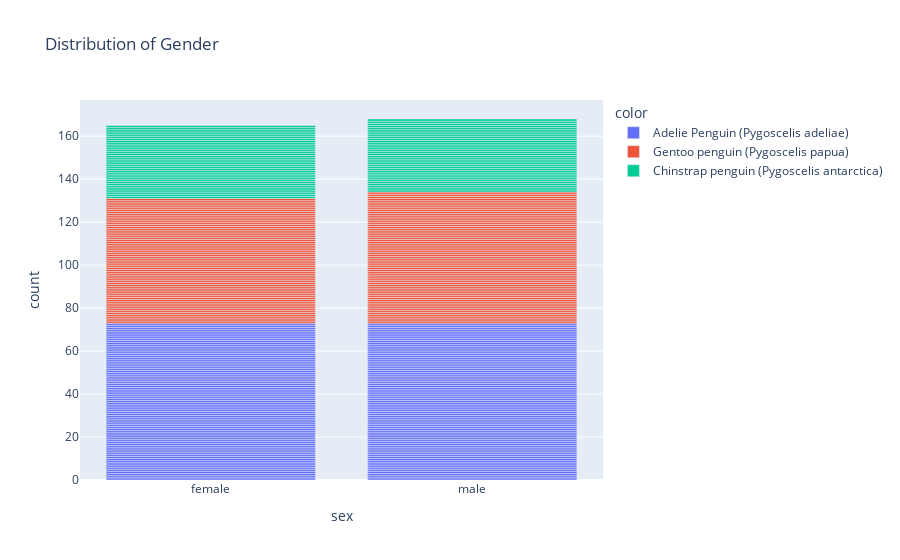

Notebook source saved alongside this figure:
### Code cell
gender_dis = px.bar(pdf['sex'],title='Distribution of Gender',color=pdf['species'])
gender_dis.update_xaxes(title='sex')
gender_dis.show()
sex_check = [{'female':0},{'male':0}]
for i in range(len(pdf['sex'])):
    if (pdf['sex'][i]) == 'female':
        sex_check[0]['female'] += 1
    else:
        sex_check[1]['male'] += 1
sex_check.append({'disparity': (abs(int(sex_check[1]['male']) - int(sex_check[0]['female'])))})
sex_check

### Figure 1 — Plotly figure (JSON) as saved in the notebook; plotly's stock layout.template omitted (floating-point values rounded to 4 significant figures; data arrays with more than 128 entries replaced by an {"elided": "..."} marker saying what was removed)
{"data": [{"alignmentgroup": "True", "hovertemplate": "color=Adelie Penguin (Pygoscelis adeliae)<br>value=%{x}<br>count=%{y}<extra></extra>", "legendgroup": "Adelie Penguin (Pygoscelis adeliae)", "marker": {"color": "#636efa", "pattern": {"shape": ""}}, "name": "Adelie Penguin (Pygoscelis adeliae)", "offsetgroup": "Adelie Penguin (Pygoscelis adeliae)", "orientation": "v", "showlegend": true, "textposition": "auto", "type": "bar", "x": {"elided": "146 str values"}, "xaxis": "x", "y": {"elided": "146 int values"}, "yaxis": "y"}, {"alignmentgroup": "True", "hovertemplate": "color=Gentoo penguin (Pygoscelis papua)<br>value=%{x}<br>count=%{y}<extra></extra>", "legendgroup": "Gentoo penguin (Pygoscelis papua)", "marker": {"color": "#EF553B", "pattern": {"shape": ""}}, "name": "Gentoo penguin (Pygoscelis papua)", "offsetgroup": "Gentoo penguin (Pygoscelis papua)", "orientation": "v", "showlegend": true, "textposition": "auto", "type": "bar", "x": ["female", "female", "female", "female", "female", "female", "female", "female", "female", "female", "female", "female", "female", "female", "female", "female", "female", "female", "female", "female", "female", "female", "female", "female", "female", "female", "female", "female", "female", "female", "female", "female", "female", "female", "female", "female", "female", "female", "female", "female", "female", "female", "female", "female", "female", "female", "female", "female", "female", "female", "female", "female", "female", "female", "female", "female", "female", "female", "male", "male", "male", "male", "male", "male", "male", "male", "male", "male", "male", "male", "male", "male", "male", "male", "male", "male", "male", "male", "male", "male", "male", "male", "male", "male", "male", "male", "male", "male", "male", "male", "male", "male", "male", "male", "male", "male", "male", "male", "male", "male", "male", "male", "male", "male", "male", "male", "male", "male", "male", "male", "male", "male", "male", "male", "male", "male", "male", "male", "male"], "xaxis": "x", "y": [1, 1, 1, 1, 1, 1, 1, 1, 1, 1, 1, 1, 1, 1, 1, 1, 1, 1, 1, 1, 1, 1, 1, 1, 1, 1, 1, 1, 1, 1, 1, 1, 1, 1, 1, 1, 1, 1, 1, 1, 1, 1, 1, 1, 1, 1, 1, 1, 1, 1, 1, 1, 1, 1, 1, 1, 1, 1, 1, 1, 1, 1, 1, 1, 1, 1, 1, 1, 1, 1, 1, 1, 1, 1, 1, 1, 1, 1, 1, 1, 1, 1, 1, 1, 1, 1, 1, 1, 1, 1, 1, 1, 1, 1, 1, 1, 1, 1, 1, 1, 1, 1, 1, 1, 1, 1, 1, 1, 1, 1, 1, 1, 1, 1, 1, 1, 1, 1, 1], "yaxis": "y"}, {"alignmentgroup": "True", "hovertemplate": "color=Chinstrap penguin (Pygoscelis antarctica)<br>value=%{x}<br>count=%{y}<extra></extra>", "legendgroup": "Chinstrap penguin (Pygoscelis antarctica)", "marker": {"color": "#00cc96", "pattern": {"shape": ""}}, "name": "Chinstrap penguin (Pygoscelis antarctica)", "offsetgroup": "Chinstrap penguin (Pygoscelis antarctica)", "orientation": "v", "showlegend": true, "textposition": "auto", "type": "bar", "x": ["female", "female", "female", "female", "female", "female", "female", "female", "female", "female", "female", "female", "female", "female", "female", "female", "female", "female", "female", "female", "female", "female", "female", "female", "female", "female", "female", "female", "female", "female", "female", "female", "female", "female", "male", "male", "male", "male", "male", "male", "male", "male", "male", "male", "male", "male", "male", "male", "male", "male", "male", "male", "male", "male", "male", "male", "male", "male", "male", "male", "male", "male", "male", "male", "male", "male", "male", "male"], "xaxis": "x", "y": [1, 1, 1, 1, 1, 1, 1, 1, 1, 1, 1, 1, 1, 1, 1, 1, 1, 1, 1, 1, 1, 1, 1, 1, 1, 1, 1, 1, 1, 1, 1, 1, 1, 1, 1, 1, 1, 1, 1, 1, 1, 1, 1, 1, 1, 1, 1, 1, 1, 1, 1, 1, 1, 1, 1, 1, 1, 1, 1, 1, 1, 1, 1, 1, 1, 1, 1, 1], "yaxis": "y"}], "layout": {"barmode": "relative", "legend": {"title": {"text": "color"}, "tracegroupgap": 0}, "title": {"text": "Distribution of Gender"}, "xaxis": {"anchor": "y", "domain": [0, 1], "title": {"text": "sex"}}, "yaxis": {"anchor": "x", "domain": [0, 1], "title": {"text": "count"}}}}
